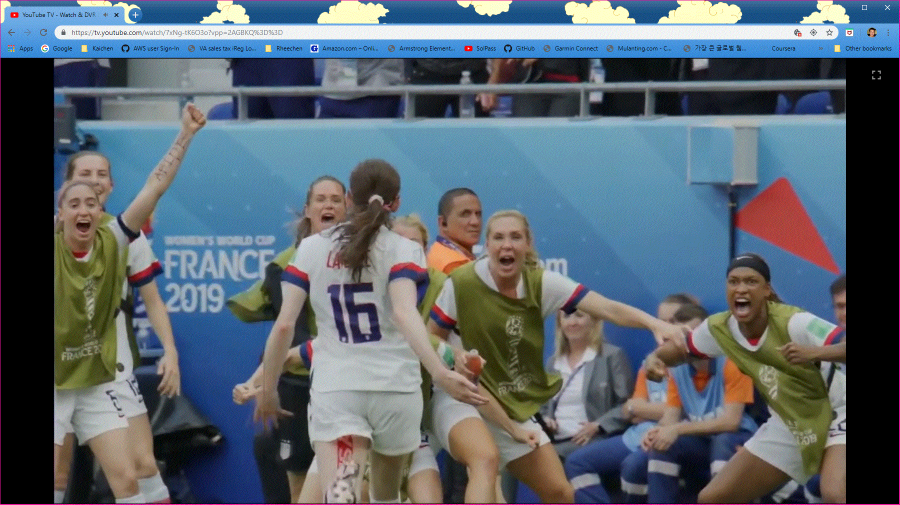
#> input picture lavellel-1.gif, 1799 x 1009 px, found by its file name (shown at 1/2 size)
$ python course5wk1.py
#> lines starting #> are read from the running program, lines starting #| are printed output that depends on the picture
# -*- coding: utf-8 -*-
"""
Created on Sun Jun  7 14:49:50 2020

@author: Hao
"""

import PIL
from PIL import Image, ImageEnhance, ImageDraw, ImageFont

def get_concat_v(im1, im2):
    dst = Image.new('RGB', (im1.width, im1.height + im2.height))
    dst.paste(im1, (0, 0))
    dst.paste(im2, (0, im1.height))
    return dst

def create_banner(image,channel,intensity,fontpath):
    banner = Image.new("RGB", (image.width, 80))
    draw=ImageDraw.Draw(banner)
    # specified font size
    font = ImageFont.truetype(fontpath, fontsize)
    text = 'channel {} intensity {}'.format(channel,intensity)
    draw.text((0, 0), text, fill ="white", font = font, align ="left")
    return banner

fontsize=75
fontpath=r'C:\Users\System-Pc\Desktop\arial.ttf'
channels=[0,1,2]
intensity=[0.1,0.5,0.9]
# read image and convert to RGB
image=Image.open("C:\\Users\\Hao\\Documents\\Github\\python3\\lavellel-1.gif")
#> image is the input picture: PIL image 1799x1009 P; mean R, G, B, A 89.8, 101.5, 111, 255
image=image.convert('RGB')
#> image: PIL image 1799x1009 RGB


images=[]

for c in channels:
    for i in intensity:
        banner=create_banner(image,str(c),str(i),fontpath)
        combined_image=get_concat_v(image,banner)
        source = combined_image.split()
        mid = source[c].point(lambda x:x*i)
        source[c].paste(mid)
        im = Image.merge(combined_image.mode, source)
        images.append(im)
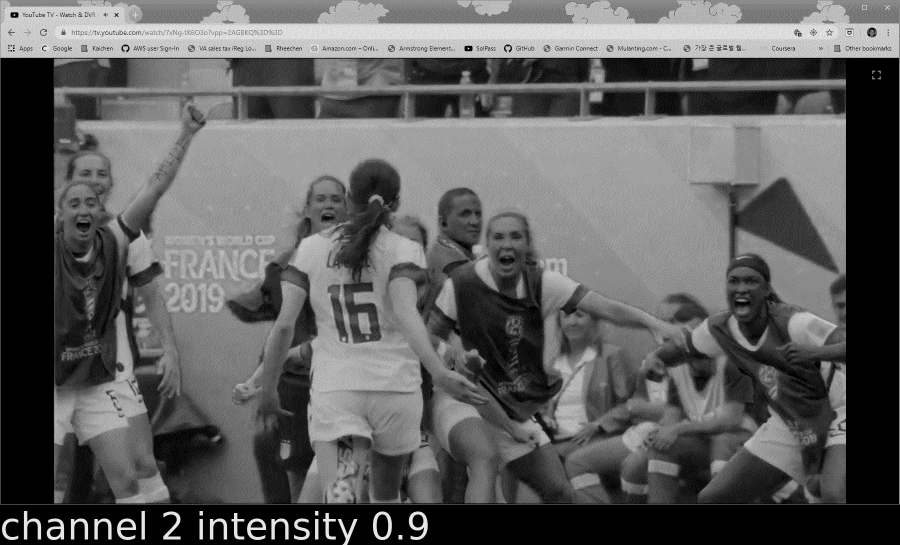
#> mid: PIL image 1799x1089 L (shown at 1/2 size); min 0, max 230, mean 94.2
#> after the loop, images = 9 items


# create a contact sheet from different brightnesses
first_image=images[0]
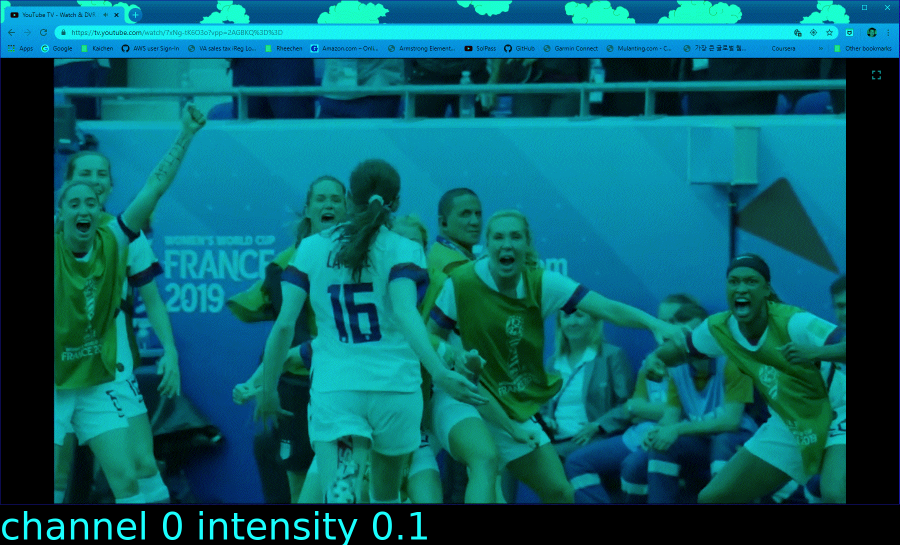
#> first_image: PIL image 1799x1089 RGB (shown at 1/2 size); mean R, G, B 8.3, 95.6, 104.5
contact_sheet=PIL.Image.new(first_image.mode, (first_image.width*3,first_image.height*3))
#> contact_sheet: PIL image 5397x3267 RGB; every value is 0
x=0
y=0

for img in images:
    # Lets paste the current image into the contact sheet
    contact_sheet.paste(img, (x, y) )
    # Now we update our X position. If it is going to be the width of the image, then we set it to 0
    # and update Y as well to point to the next "line" of the contact sheet.
    if x+first_image.width == contact_sheet.width:
        x=0
        y=y+first_image.height
    else:
        x=x+first_image.width
#> this loop made 9 passes
#> (x, y) on passes 3, 6, 9: (0, 1089), (0, 2178), (0, 3267)
#> x on passes 1, 2, 4, 5, 7, 8: 1799, 3598, 1799, 3598, 1799, 3598
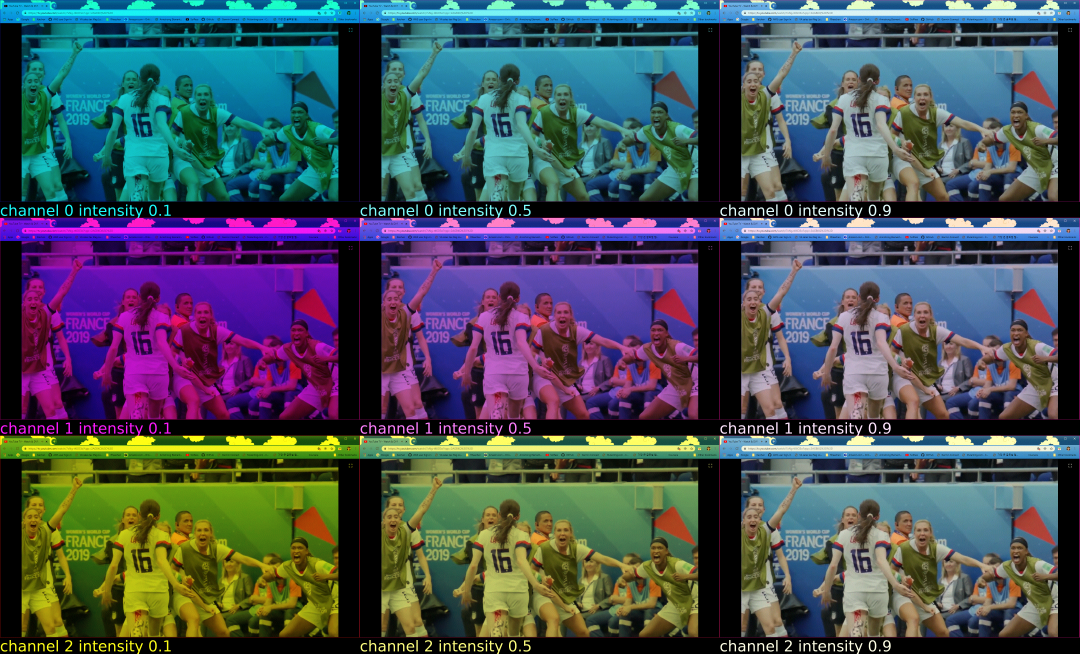
#> contact_sheet: PIL image 5397x3267 RGB (shown at 1/5 size); mean R, G, B 70.7, 79.7, 87.1
#> after the loop, x = 0; y = 3267

# resize and display the contact sheet
contact_sheet = contact_sheet.resize((int(contact_sheet.width/2),int(contact_sheet.height/2) ))
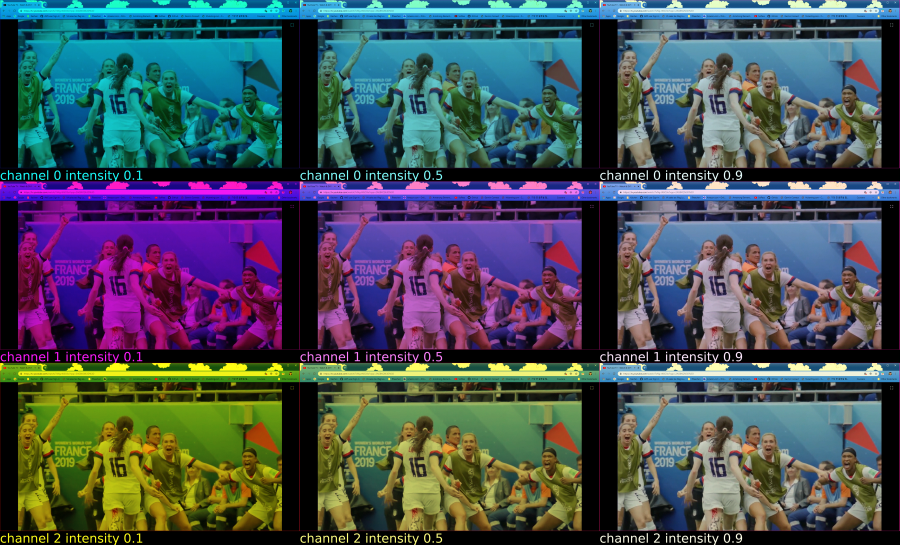
#> contact_sheet: PIL image 2698x1633 RGB (shown at 1/3 size); mean R, G, B 70.7, 79.7, 87.1
display(contact_sheet)

contact_sheet.save("C:\\Users\\Hao\\Documents\\Github\\python3\\lavellel-1.gif")

$ run again, with test3.jpeg saved as lavellel-1.gif
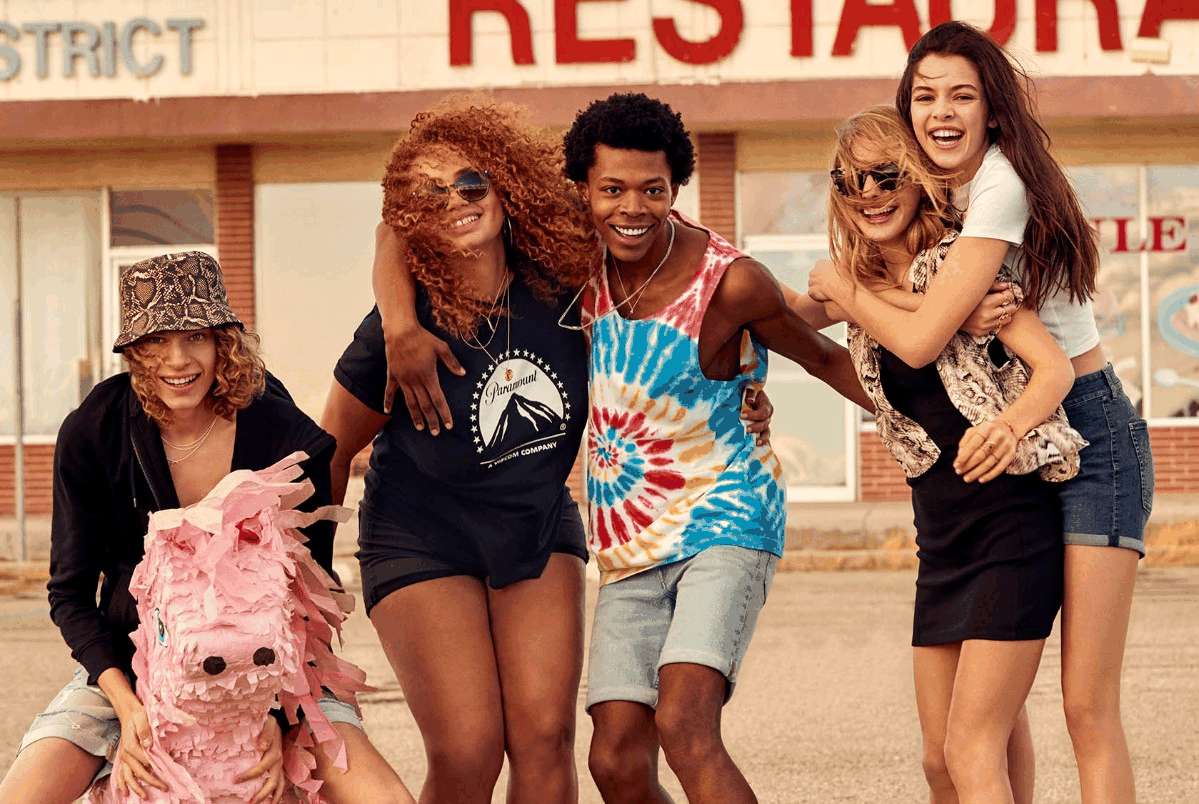
#> input picture test3.jpeg, 1199 x 804 px, found by its file name
#> image is the input picture: PIL image 1199x804 P; mean R, G, B 163.1, 119.9, 98
#> after the loop `for c in channels:`:
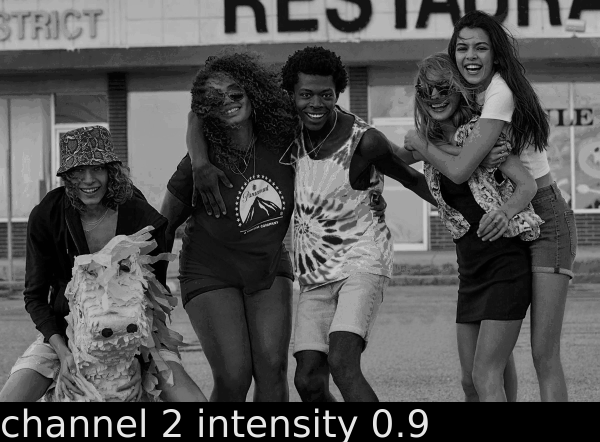
#> mid: PIL image 1199x884 L (shown at 1/2 size); min 0, max 230, mean 82.9
#> after the loop `for c in channels:`: images = 9 items
#> the loop `for img in images:` made 9 passes
#> (x, y) on passes 3, 6, 9: (0, 884), (0, 1768), (0, 2652)
#> after the loop `for img in images:`: x = 0; y = 2652
#> `contact_sheet = contact_sheet.resize((int(contact_sheet.width/2),int(c..`:
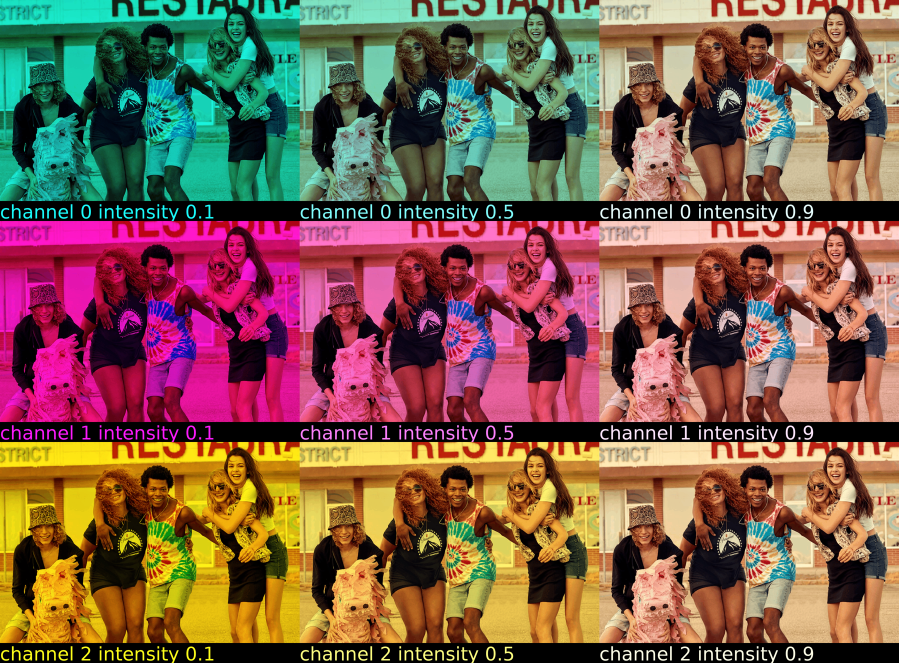
#> contact_sheet: PIL image 1798x1326 RGB (shown at 1/2 size); mean R, G, B 126.1, 93.3, 76.7
